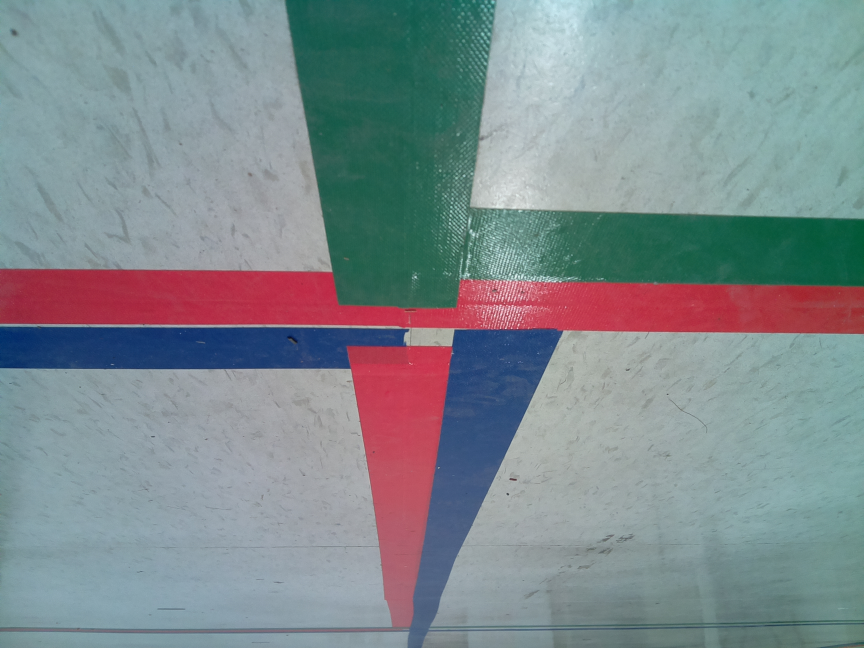
#> input picture T_all_group_all/Bot/opencv/img0.png, 2592 x 1944 px (shown at 1/3 size)
$ python test_cv_2.py
#> lines starting #> are read from the running program, lines starting #| are printed output that depends on the picture; after the words box and inside, x2 and y2 are one past the last pixel; in counts of white or black regions, pixels touching at a corner belong together
import numpy as np
import cv2

image_file = 'img0.png'

image_width = 1024
image_height = 768

color_img = cv2.imread(image_file,cv2.IMREAD_COLOR)
#> color_img is the input picture: shape (1944, 2592, 3); mean B, G, R 142.8, 138.7, 127.1

# resize
color_img = cv2.resize(color_img, (image_width, image_height), interpolation=cv2.INTER_CUBIC)
#> color_img: shape (768, 1024, 3)

# rotate
rows,cols,channel = color_img.shape
#> rows = 768; cols = 1024; channel = 3
M = cv2.getRotationMatrix2D((cols/2,rows/2),180,1)
color_img = cv2.warpAffine(color_img,M,(cols,rows))
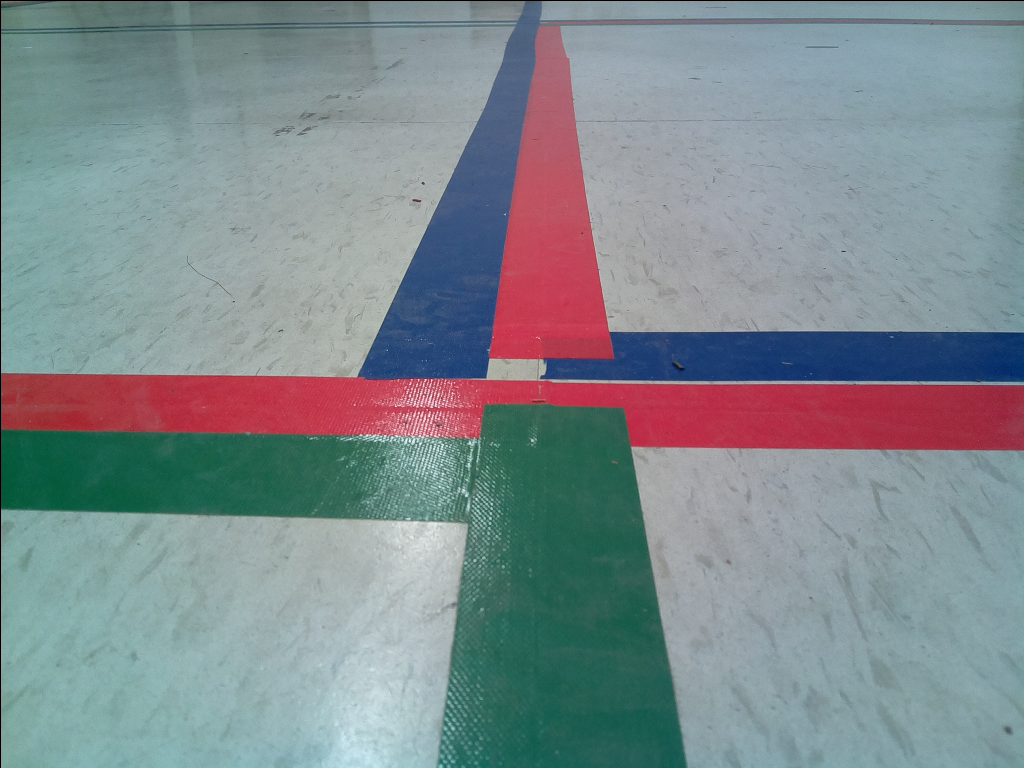
#> color_img: shape (768, 1024, 3); mean B, G, R 142.5, 138.4, 126.9

# finish pre processing

gray_img = cv2.cvtColor(color_img,cv2.COLOR_RGB2GRAY)
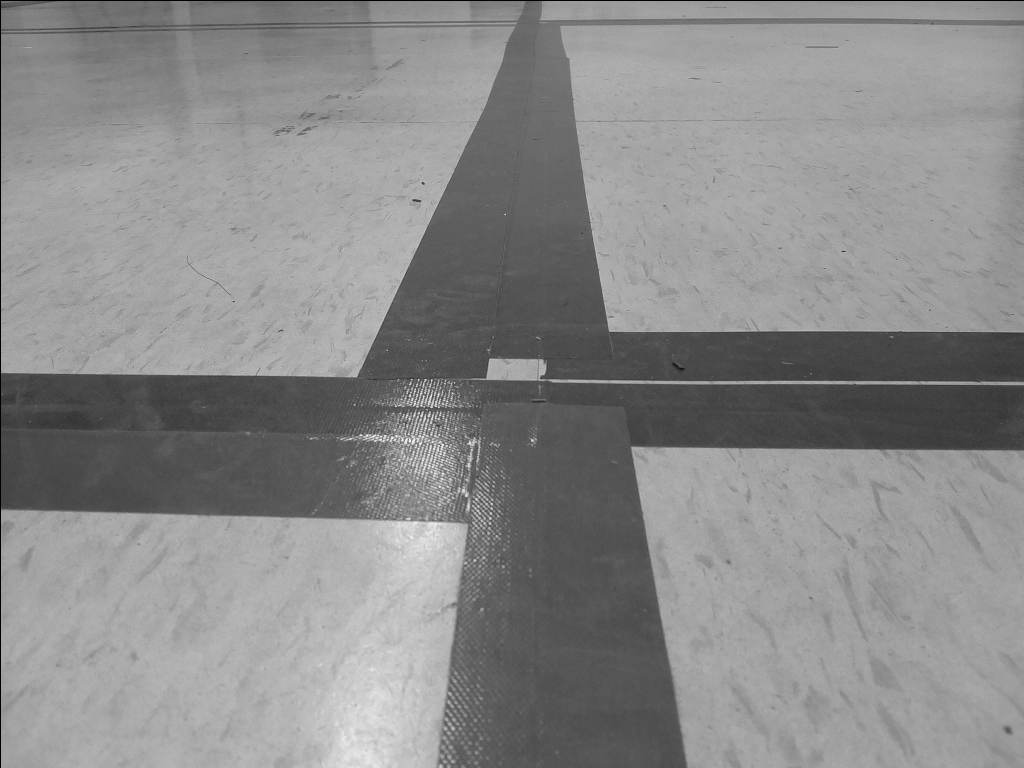
#> gray_img: shape (768, 1024); min 0, max 246, mean 138.3

# gray to binary

retval, binary_img = cv2.threshold(gray_img, 0, 255, cv2.THRESH_OTSU)
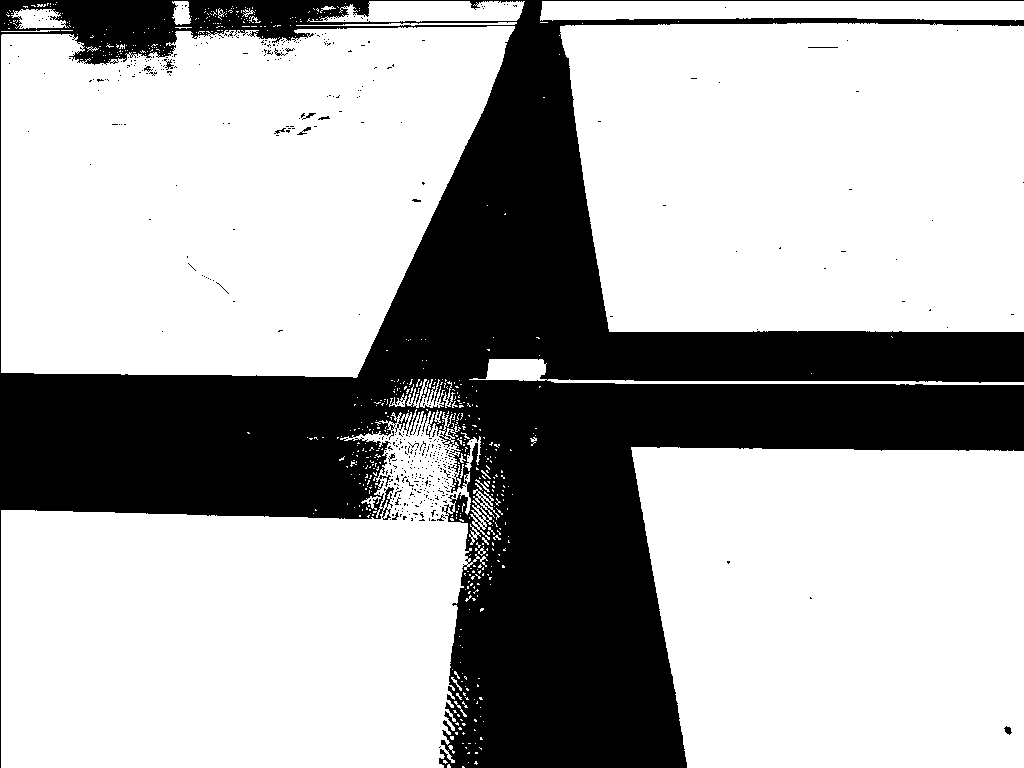
#> binary_img: shape (768, 1024); 68.7% white; 469 black regions (455 under 20 px), largest, box (x1, y1, x2, y2) and area: (0, 0, 1024, 768) 244828, (164, 59, 174, 70) 44, (1004, 726, 1012, 735) 42
#> retval = 123

print(binary_img)
#> (printed output is left out)

cv2.imshow("Color",color_img)
#cv2.imshow("Gray",gray_img)
cv2.imshow("Binary",binary_img)

inv_binary_img = cv2.bitwise_not(binary_img)

tri_binary = cv2.merge([inv_binary_img, inv_binary_img, inv_binary_img])

# [6 lines of commented-out code are left out]

filted_color = cv2.bitwise_and(color_img,tri_binary)

cv2.imshow("FC",filted_color)


(B,G,R) = cv2.split(filted_color)
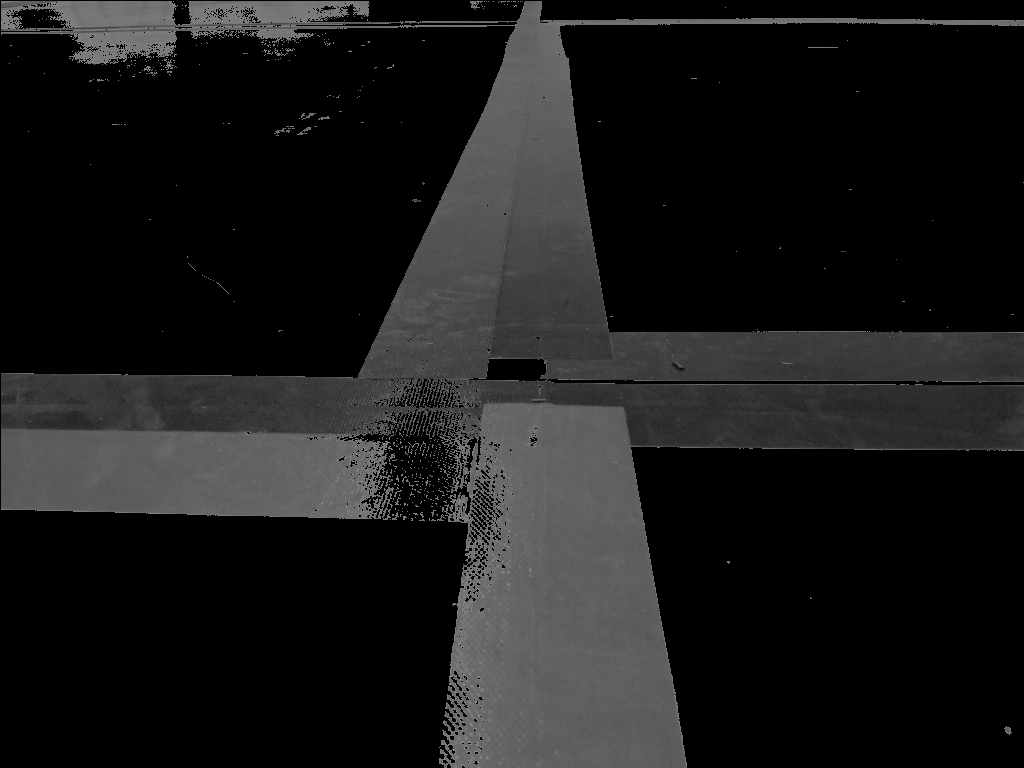
#> G: shape (768, 1024); min 0, max 135, mean 25.7
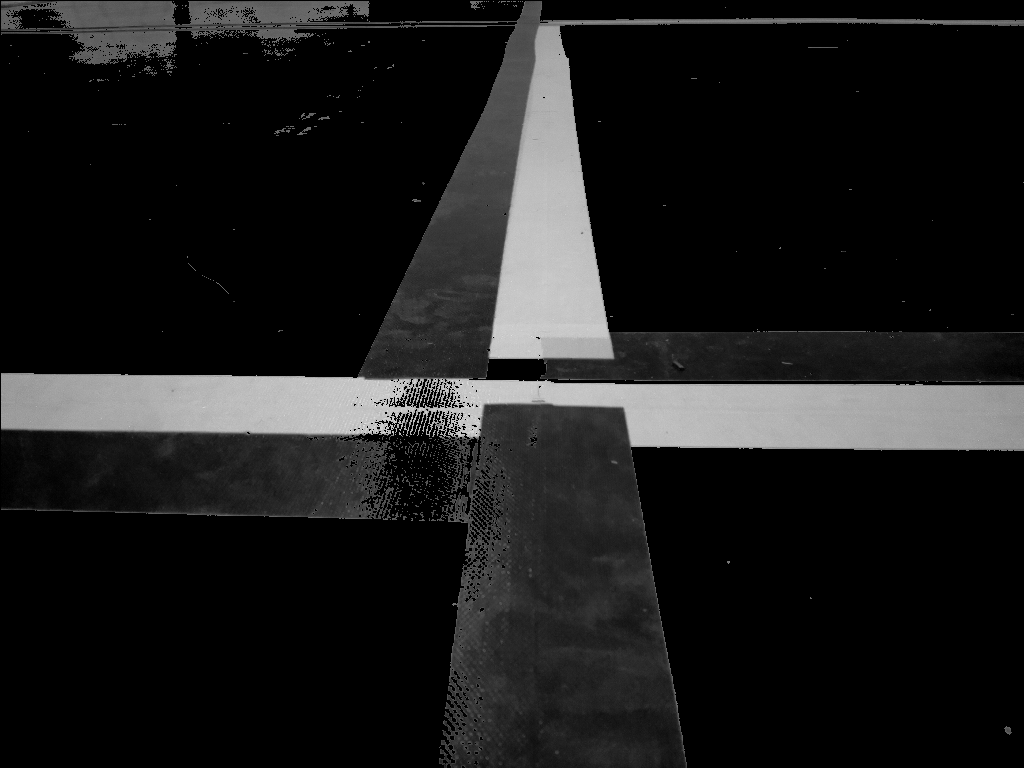
#> R: shape (768, 1024); min 0, max 227, mean 27.8

filted_R_color = filted_color.copy()
for index, i in np.ndenumerate(filted_R_color):
	# [5 lines of commented-out code are left out]
	if index[2] == 2:
		if i<180:
			filted_R_color[index[0],index[1],0]=0
			filted_R_color[index[0],index[1],1]=0
			filted_R_color[index[0],index[1],2]=0
#> this loop made 2359296 passes
#> index on passes 1 to 3: (0, 0, 0), (0, 0, 1), (0, 0, 2)
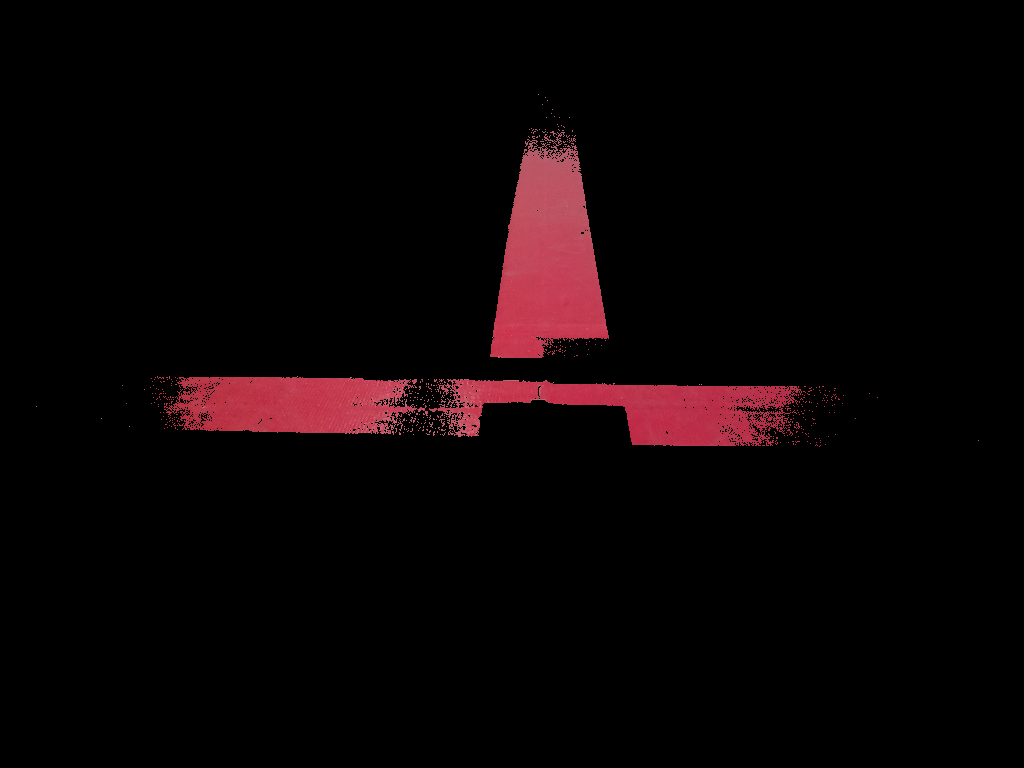
#> filted_R_color: shape (768, 1024, 3); mean B, G, R 4.5, 3.4, 10.5

cv2.imshow("fr",filted_R_color)

# [30 lines of commented-out code are left out]
cv2.waitKey(0)
cv2.destroyAllWindows()
